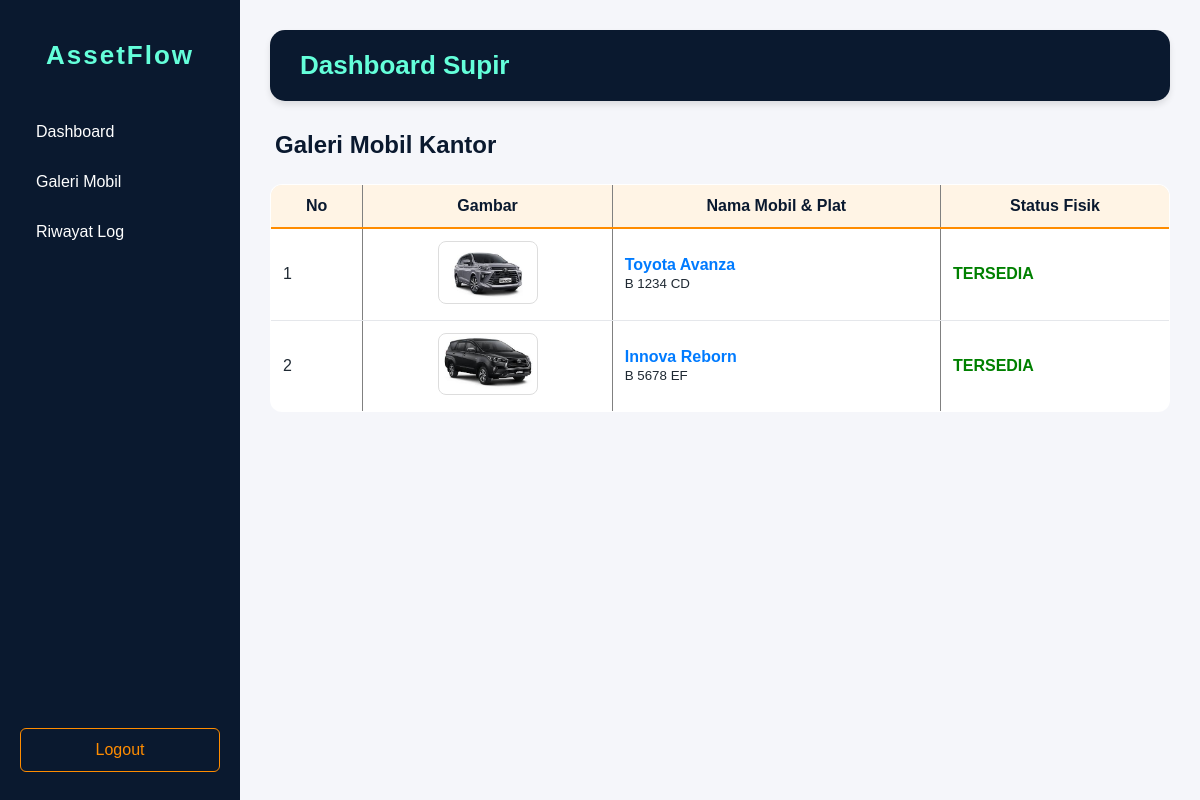
Screenshot of /galeri_mobil.php (signed in) with the database file from the repository.
### tables this page shows
CREATE TABLE `assets` (
  `id_aset` int(11) NOT NULL,
  `nama_aset` varchar(100) NOT NULL,
  `kategori` enum('mobil','elektronik') NOT NULL,
  `plat_nomor` varchar(20) DEFAULT NULL,
  `status_aset` enum('tersedia','maintenance','rusak') NOT NULL DEFAULT 'tersedia',
  `gambar` varchar(255) DEFAULT NULL
);

### galeri_mobil.php (the view, shortened to what this page needs)
<?php
require_once 'database/db.php';
$role = $_SESSION['role'];
$list = $conn->query("SELECT * FROM assets WHERE kategori='mobil'")->fetchAll();
?>
<!DOCTYPE html>
<html>
<head>
    <link rel="stylesheet" href="css/galeri_mobil.css">
</head>
<body>
<div class="sidebar">
    <h2>AssetFlow</h2>
    <a href="dashboard_operasional.php">Dashboard</a>
    <a href="galeri_mobil.php">Galeri Mobil</a>
    <a href="riwayat.php">Riwayat Log</a>
    <a href="logout.php" class="logout">Logout</a>
</div>
<div class="main-content">
    <div class="page-header">
        <h1>Dashboard <?php echo ucfirst($role); ?></h1>
        <h2>Galeri Mobil Kantor</h2>
    </div>
    <table border="1" cellpadding="10" cellspacing="0" width="100%">
        <thead>
            <tr bgcolor="#f2f2f2">
                <th>No</th>
                <th>Gambar</th>
                <th>Nama Mobil & Plat</th>
                <th>Status Fisik</th>
            </tr>
        </thead>
        <tbody>
            <?php $no=1; foreach($list as $m): ?>
            <tr>
                <td><?php echo $no++; ?></td>
                <td align="center">
                    <?php if($m['gambar']): ?>
                        <img src="assets/img/<?php echo $m['gambar']; ?>" width="100" style="border:1px solid #ddd; padding:3px;">
                    <?php else: ?>
                        <span style="color:gray; font-size:12px;">(Tidak ada foto)</span>
                    <?php endif; ?>
                </td>
                <td>
                    <b>
                        <a href="detail_mobil.php?id=<?php echo $m['id_aset']; ?>" class="nama-mobil" title="Klik untuk lihat detail">
                            <?php echo $m['nama_aset']; ?>
                        </a>
                    </b>
                    <br>
                    <small><?php echo $m['plat_nomor']; ?></small>
                </td>
                <td>
                    <?php
                    $warna = 'black';
                    if($m['status_aset'] == 'tersedia') $warna = 'green';
                    ?>
                    <strong style="color: <?php echo $warna; ?>">
                        <?php echo strtoupper($m['status_aset']); ?>
                    </strong>
                </td>
            </tr>
            <?php endforeach; ?>
        </tbody>
    </table>
</body>
</html>

### css/galeri_mobil.css (style rules this page uses)
* { margin: 0; padding: 0; box-sizing: border-box; font-family: Arial, sans-serif; }
body { background-color: #f5f6fa; display: flex; }
.sidebar { width: 240px; min-height: 100vh; background-color: #0A192F; padding: 20px; display: flex; flex-direction: column; }
.sidebar h2 { color: #64FFDA; font-size: 26px; text-align: center; margin-top: 20px; margin-bottom: 40px; letter-spacing: 2px; }
.sidebar a { display: block; color: #ffffff; text-decoration: none; padding: 12px 16px; margin-bottom: 8px; border-radius: 6px; transition: all 0.3s ease; }
.sidebar .logout { margin-top: auto; border: 1px solid #FF8C00; color: #FF8C00; text-align: center; }
.main-content { flex: 1; padding: 30px; }
.page-header { margin-bottom: 25px; }
h1 { color: #64FFDA; background-color: #0A192F; padding: 20px 30px; border-radius: 15px; margin-bottom: 30px; font-size: 26px; box-shadow: 0 4px 6px rgba(0,0,0,0.1); }
.page-header h2 { color: #0A192F; margin-left: 5px; }
table { width: 100%; border-collapse: collapse; background-color: #ffffff; border-radius: 12px; overflow: hidden; }
th { background-color: #FFF4E5; color: #0A192F; border-bottom: 2px solid #FF8C00; padding: 12px; text-align: center; }
td { padding: 12px; border-bottom: 1px solid #E5E7EB; color: #1F2933; }
td img { border-radius: 8px; }
a.nama-mobil { color: #0A192F; font-weight: bold; text-decoration: none; }

### galeri_mobil.php (style rules this page uses)
a.nama-mobil { color: #007bff; text-decoration: none; }

### rows the page displays
assets: gambar (picture), nama_aset "Toyota Avanza", plat_nomor "B 1234 CD", status_aset "TERSEDIA"
assets: gambar (picture), nama_aset "Innova Reborn", plat_nomor "B 5678 EF", status_aset "TERSEDIA"

### other values shown
$role "Supir"
